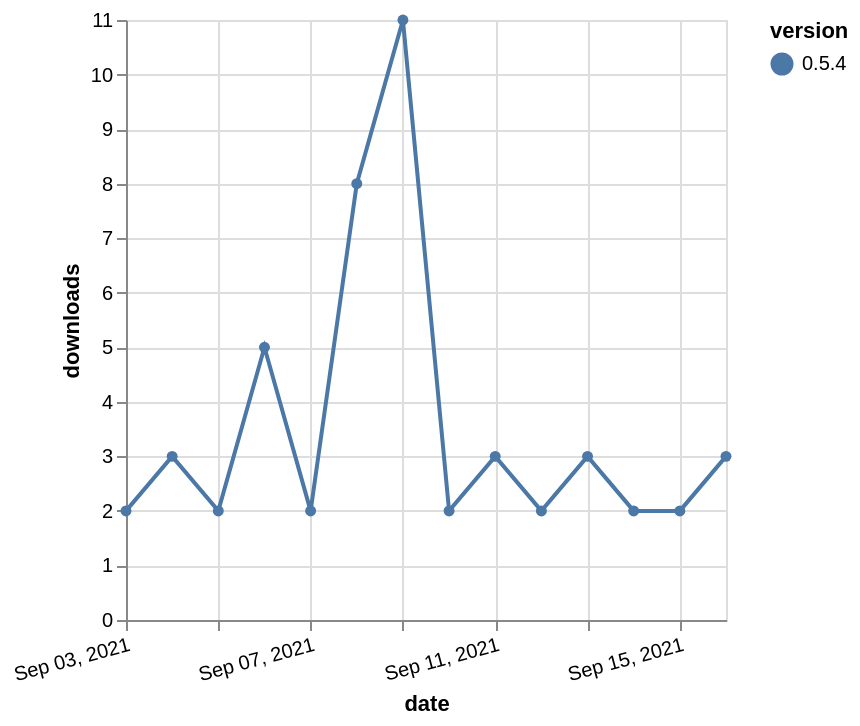

Express this chart as Vega-Lite.
### Vega-Lite specification from a JSON file in a GitHub repository (floating-point values rounded to 4 significant figures)
{"$schema": "https://vega.github.io/schema/vega-lite/v5.json", "description": "A simple bar chart with embedded data.", "data": {"values": [{"date": "2021-09-03", "total": 4101, "delta": 2, "version": "0.5.4"}, {"date": "2021-09-04", "total": 4104, "delta": 3, "version": "0.5.4"}, {"date": "2021-09-05", "total": 4106, "delta": 2, "version": "0.5.4"}, {"date": "2021-09-06", "total": 4111, "delta": 5, "version": "0.5.4"}, {"date": "2021-09-07", "total": 4113, "delta": 2, "version": "0.5.4"}, {"date": "2021-09-08", "total": 4121, "delta": 8, "version": "0.5.4"}, {"date": "2021-09-09", "total": 4132, "delta": 11, "version": "0.5.4"}, {"date": "2021-09-10", "total": 4134, "delta": 2, "version": "0.5.4"}, {"date": "2021-09-11", "total": 4137, "delta": 3, "version": "0.5.4"}, {"date": "2021-09-12", "total": 4139, "delta": 2, "version": "0.5.4"}, {"date": "2021-09-13", "total": 4142, "delta": 3, "version": "0.5.4"}, {"date": "2021-09-14", "total": 4144, "delta": 2, "version": "0.5.4"}, {"date": "2021-09-15", "total": 4146, "delta": 2, "version": "0.5.4"}, {"date": "2021-09-16", "total": 4149, "delta": 3, "version": "0.5.4"}]}, "width": "container", "mark": {"type": "line", "point": {"filled": true}}, "encoding": {"x": {"field": "date", "type": "temporal", "timeUnit": "yearmonthdate", "title": "date", "axis": {"labelAngle": -15}}, "y": {"field": "delta", "type": "quantitative", "title": "downloads"}, "color": {"field": "version", "type": "nominal"}, "tooltip": {"field": "delta"}}}
